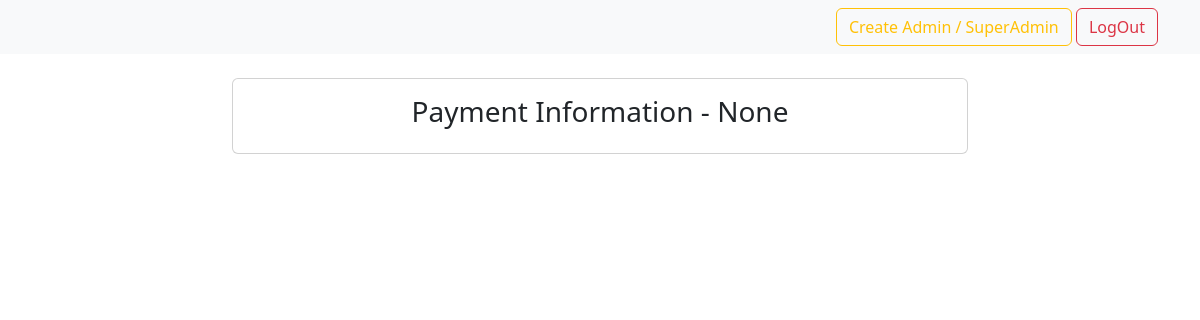
/dashboard/payment-info/1/ (signed in), run on an earlier commit of the app's database.
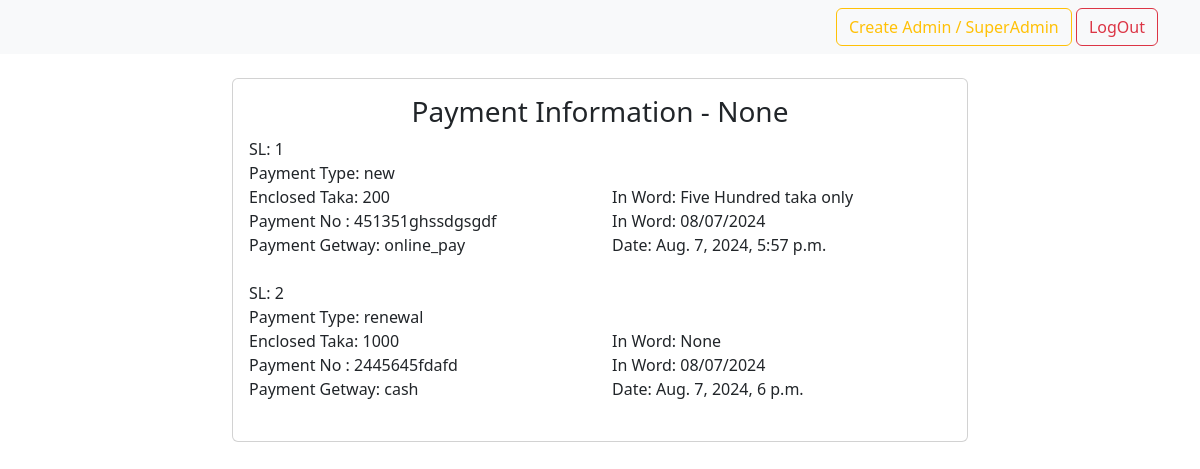
And on a later commit of the database.
### accounts/models.py (models this page shows, shortened)
class User(AbstractUser):
    full_name = models.CharField(max_length=150, null=True)
    email = models.EmailField(unique=True, null=True)
    mobile_number = models.CharField(max_length=11, null=True, unique=True)
    profile_picture = models.ImageField(upload_to='profile/', null=True, blank=True, default='user-default/avatar.png')
    USERNAME_FIELD = 'mobile_number'
    REQUIRED_FIELDS = ['username']

class PaymentInformation(models.Model):
    person = models.ForeignKey(User, null=True, blank=True, on_delete=models.CASCADE)
    PAYMENT_TYPE = (
        ('new', 'New'),
        ('renewal', 'Renewal')
    )
    payment_type = models.CharField(max_length=200, null=True, blank=True, choices=PAYMENT_TYPE)
    enclosed_taka = models.CharField(max_length=10, null=True, blank=True)
    in_word = models.CharField(max_length=100, null=True, blank=True)
    payment_no = models.CharField(max_length=100, null=True, blank=True)
    payment_date = models.CharField(max_length=10, null=True, blank=True)
    PAYMENT_GETWAY = (
        ('cash', 'Cash'),
        ('demand_draft', 'Demand Draft'),
        ('pay_order', 'Pay Order'),
        ('online_pay', 'Online Pay')
    )
    payment_getway = models.CharField(max_length=200, null=True, blank=True, choices=PAYMENT_GETWAY)
    created_at = models.DateTimeField(auto_now_add=True)

### dashboard/views.py (the view)
# urls.py: path('payment-info/<str:pk>/', views.paymentInfo, name="payment-info"),
def paymentInfo(request, pk):
    user = request.user
    users = User.objects.get(id=pk)
    payinfo = PaymentInformation.objects.all()
    if user.is_staff or user.is_superuser:
        context = {'users': users, 'payinfo': payinfo}
        return render(request, 'dashboard/payment_info.html', context)
    else:
        return render(request, 'dashboard/not_authrized.html')

### dashboard/templates/dashboard/payment_info.html (shortened to what this page needs)
{% extends 'dashboard/base.html' %}
{% block content %}
<div class="container">
  <br>
  <div class="row">
    <div class="col"></div>
    <div class="col-md-8">
      <div class="card">
        <div class="card-body">
          <h3 class="card-title text-center">Payment Information - {{ users.full_name|title }}</h3>
          {% for obj in payinfo %}
          SL: {{ forloop.counter }}
          <div class="row">
            <div class="col">
              Payment Type:
              {{ obj.payment_type }}
            </div>
            <div class="col">
            </div>
          </div>
          <div class="row">
            <div class="col">
              Enclosed Taka:
              {{ obj.enclosed_taka }}
            </div>
            <div class="col">
              In Word:
              {{ obj.in_word }}
            </div>
          </div>
          <div class="row">
          <div class="col">
            Payment No :
            {{ obj.payment_no }}
          </div>
          <div class="col">
            In Word:
            {{ obj.payment_date }}
          </div>
        </div>
        <div class="row">
          <div class="col">
            Payment Getway:
            {{ obj.payment_getway }}
          </div>
          <div class="col">
            Date:
            {{ obj.created_at }}
          </div>
        </div>
        <br>
        {% endfor %}
        </div>
      </div>
    </div>
    <div class="col"></div>
  </div>
</div>
{% endblock %}

### templates/dashboard/base.html (shortened to what this page needs)
{% load static %}
<!doctype html>
<html lang="en">
  <head>
    <link href="https://cdn.jsdelivr.net/npm/bootstrap@5.3.3/dist/css/bootstrap.min.css"
    rel="stylesheet"
>
  </head>
  <body>
    {% include 'dashboard/navbar.html' %}
    {% block content %}
    {% endblock %}
  </body>
</html>

### templates/dashboard/navbar.html (shortened to what this page needs)
<nav class="navbar bg-body-tertiary">
    <div class="container">
      <div class="">
        {% if request.user.is_authenticated %}
          {% if request.user.is_staff and request.user.is_superuser is True %}
          <a href="{% url 'staf-registration' %}" class="btn btn-outline-warning">Create Admin / SuperAdmin</a>
          <a href="{% url 'logout-admin' %}" class="btn btn-outline-danger">LogOut</a>
          {% else %}
          <a href="{% url 'logout-admin' %}" class="btn btn-outline-danger">LogOut</a>
          {% endif %}
        {% else %}
        <a href="{% url 'login' %}" class="btn btn-outline-secondary">User Login</a>
        <a href="{% url 'admin-login' %}" class="btn btn-outline-danger">Admin/ Super Admin Login</a>
        {% endif %}
      </div>
    </div>
  </nav>

What changed in the data, as far as the page shows it:
added PaymentInformation: payment_type "new", enclosed_taka "200", in_word "Five Hundred taka only", payment_no "451351ghssdgsgdf", payment_date "08/07/2024", payment_getway "online_pay", created_at "Aug. 7, 2024, 5:57 p.m."
added PaymentInformation: payment_type "renewal", enclosed_taka "1000", in_word "None", payment_no "2445645fdafd", payment_date "08/07/2024", payment_getway "cash", created_at "Aug. 7, 2024, 6 p.m."
